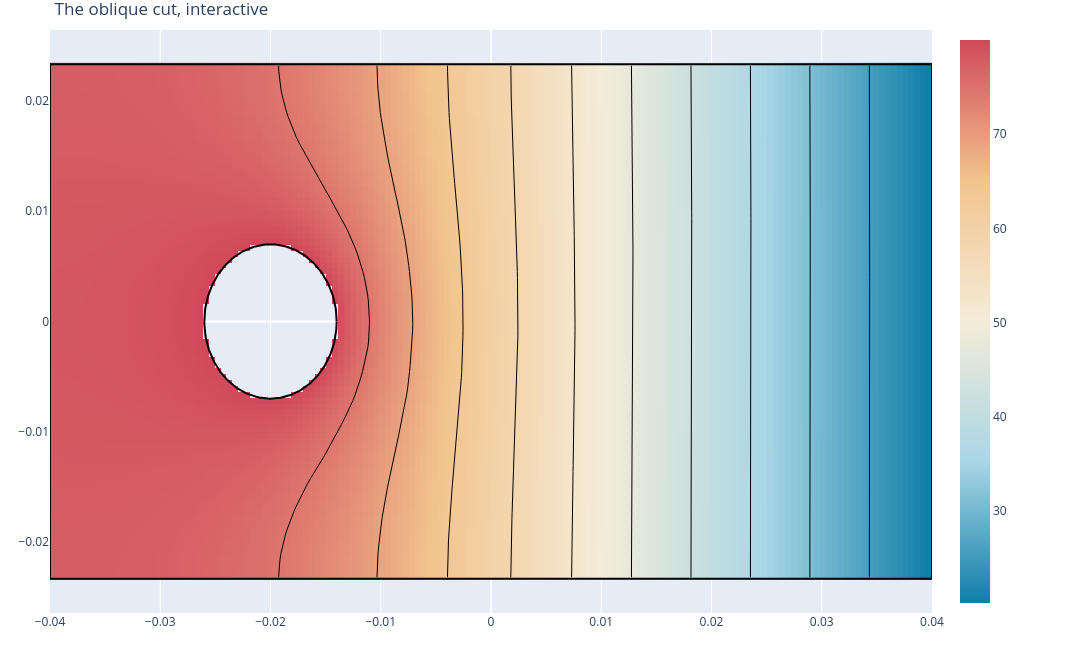

This figure's notebook cell:
### Markdown cell above
## Interactive, and how long it takes

`backend="plotly"`, or a plotly figure as `ax`, draws the same with zoom and the value under the mouse. As for the
cost, every plot evaluates the field once per pixel, with 400 pixels along the longer side by default, and `samples=`
changes that.

### Code cell
fig = px.PlotField(T3, cut, colormap="default_r", contours=10, backend="plotly", samples=150)
fig.update_layout(title="The oblique cut, interactive")
fig.show()

hot = {"colormap": "default_r"}
plots = {
    "plate: temperature, 12 contours":
        lambda: px.PlotField(gfT, plate, contours=12, **hot),
    "plate: flux, field lines":
        lambda: px.PlotField(flux, mesh, plate, field_lines=True, **hot),
    "3D cut: temperature, 10 contours":
        lambda: px.PlotField(T3, cut, contours=10, **hot),
    "3D cut: the cut mesh": lambda: px.PlotMesh(mesh3, cut, legend=False),
}
for label, draw in plots.items():
    t = time.perf_counter()
    draw()
    plt.close("all")
    print(label, round(time.perf_counter() - t, 2), "s")

### Figure 1 — Plotly figure (JSON) as saved in the notebook; plotly's stock layout.template omitted (floating-point values rounded to 4 significant figures; data arrays with more than 128 entries replaced by an {"elided": "..."} marker saying what was removed)
{"data": [{"colorscale": [[0.0, "#0f7ea8"], [0.25, "#a9d6e5"], [0.5, "#f4ecd8"], [0.75, "#f2c48d"], [1.0, "#d1495b"]], "hoverinfo": "z", "type": "heatmap", "x": {"elided": "150 float values"}, "y": [-0.0232, -0.02267, -0.02213, -0.0216, -0.02107, -0.02053, -0.02, -0.01947, -0.01893, -0.0184, -0.01787, -0.01733, -0.0168, -0.01627, -0.01573, -0.0152, -0.01467, -0.01413, -0.0136, -0.01307, -0.01253, -0.012, -0.01147, -0.01093, -0.0104, -0.009867, -0.009333, -0.0088, -0.008267, -0.007733, -0.0072, -0.006667, -0.006133, -0.0056, -0.005067, -0.004533, -0.004, -0.003467, -0.002933, -0.0024, -0.001867, -0.001333, -0.0008, -0.0002667, 0.0002667, 0.0008, 0.001333, 0.001867, 0.0024, 0.002933, 0.003467, 0.004, 0.004533, 0.005067, 0.0056, 0.006133, 0.006667, 0.0072, 0.007733, 0.008267, 0.0088, 0.009333, 0.009867, 0.0104, 0.01093, 0.01147, 0.012, 0.01253, 0.01307, 0.0136, 0.01413, 0.01467, 0.0152, 0.01573, 0.01627, 0.0168, 0.01733, 0.01787, 0.0184, 0.01893, 0.01947, 0.02, 0.02053, 0.02107, 0.0216, 0.02213, 0.02267, 0.0232], "z": {"elided": "88x150 float values"}}, {"customdata": {"elided": "940 float values"}, "hovertemplate": "%{customdata:.6g}<extra></extra>", "line": {"color": "black", "width": 1}, "mode": "lines", "name": "contours", "showlegend": false, "type": "scatter", "x": {"elided": "940 float values"}, "y": {"elided": "940 float values"}}, {"hoverinfo": "skip", "legendgroup": "edges", "line": {"color": "rgba(0,0,0,1.0)"}, "mode": "lines", "name": "edges", "showlegend": false, "type": "scatter", "x": {"elided": "312 float values"}, "y": {"elided": "312 float values"}}], "layout": {"height": 663.1, "margin": {"b": 50, "l": 50, "r": 160, "t": 30}, "title": {"text": "The oblique cut, interactive"}, "width": 1210.0, "yaxis": {"scaleanchor": "x", "scaleratio": 1}}}
